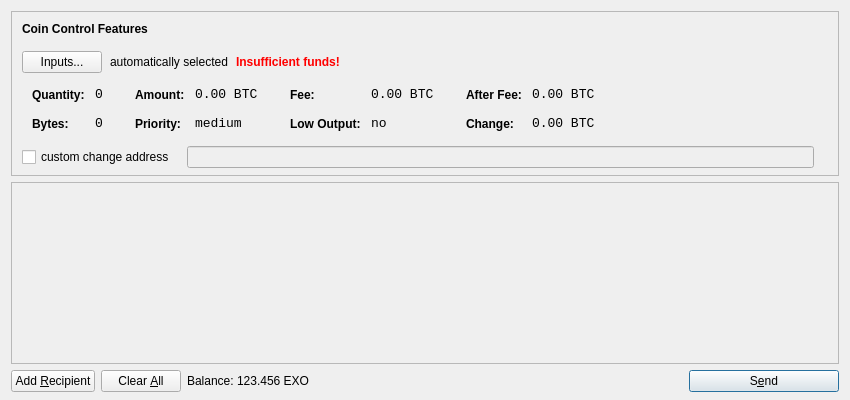
<?xml version="1.0" encoding="UTF-8"?>
<ui version="4.0">
 <class>SendCoinsDialog</class>
 <widget class="QDialog" name="SendCoinsDialog">
  <property name="geometry">
   <rect>
    <x>0</x>
    <y>0</y>
    <width>850</width>
    <height>400</height>
   </rect>
  </property>
  <property name="windowTitle">
   <string>Send Coins</string>
  </property>
  <layout class="QVBoxLayout" name="verticalLayout" stretch="0,1,0">
   <property name="bottomMargin">
    <number>8</number>
   </property>
   <item>
    <widget class="QFrame" name="frameCoinControl">
     <property name="sizePolicy">
      <sizepolicy hsizetype="Expanding" vsizetype="Expanding">
       <horstretch>0</horstretch>
       <verstretch>0</verstretch>
      </sizepolicy>
     </property>
     <property name="maximumSize">
      <size>
       <width>16777215</width>
       <height>16777215</height>
      </size>
     </property>
     <property name="frameShape">
      <enum>QFrame::StyledPanel</enum>
     </property>
     <property name="frameShadow">
      <enum>QFrame::Sunken</enum>
     </property>
     <layout class="QVBoxLayout" name="verticalLayoutCoinControl2">
      <property name="spacing">
       <number>-1</number>
      </property>
      <property name="leftMargin">
       <number>0</number>
      </property>
      <property name="topMargin">
       <number>0</number>
      </property>
      <property name="rightMargin">
       <number>0</number>
      </property>
      <property name="bottomMargin">
       <number>6</number>
      </property>
      <item>
       <layout class="QVBoxLayout" name="verticalLayoutCoinControl" stretch="0,0,0,0,1">
        <property name="spacing">
         <number>0</number>
        </property>
        <property name="leftMargin">
         <number>10</number>
        </property>
        <property name="topMargin">
         <number>10</number>
        </property>
        <item>
         <layout class="QHBoxLayout" name="horizontalLayoutCoinControl1">
          <property name="bottomMargin">
           <number>15</number>
          </property>
          <item>
           <widget class="QLabel" name="labelCoinControlFeatures">
            <property name="sizePolicy">
             <sizepolicy hsizetype="Preferred" vsizetype="Maximum">
              <horstretch>0</horstretch>
              <verstretch>0</verstretch>
             </sizepolicy>
            </property>
            <property name="font">
             <font>
              <weight>75</weight>
              <bold>true</bold>
             </font>
            </property>
            <property name="styleSheet">
             <string notr="true">font-weight:bold;</string>
            </property>
            <property name="text">
             <string>Coin Control Features</string>
            </property>
           </widget>
          </item>
         </layout>
        </item>
        <item>
         <layout class="QHBoxLayout" name="horizontalLayoutCoinControl2" stretch="0,0,0,0">
          <property name="spacing">
           <number>8</number>
          </property>
          <property name="bottomMargin">
           <number>10</number>
          </property>
          <item>
           <widget class="QPushButton" name="pushButtonCoinControl">
            <property name="styleSheet">
             <string notr="true"/>
            </property>
            <property name="text">
             <string>Inputs...</string>
            </property>
           </widget>
          </item>
          <item>
           <widget class="QLabel" name="labelCoinControlAutomaticallySelected">
            <property name="text">
             <string>automatically selected</string>
            </property>
            <property name="margin">
             <number>5</number>
            </property>
           </widget>
          </item>
          <item>
           <widget class="QLabel" name="labelCoinControlInsuffFunds">
            <property name="font">
             <font>
              <weight>75</weight>
              <bold>true</bold>
             </font>
            </property>
            <property name="styleSheet">
             <string notr="true">color:red;font-weight:bold;</string>
            </property>
            <property name="text">
             <string>Insufficient funds!</string>
            </property>
            <property name="margin">
             <number>5</number>
            </property>
           </widget>
          </item>
          <item>
           <spacer name="horizontalSpacerCoinControl">
            <property name="orientation">
             <enum>Qt::Horizontal</enum>
            </property>
            <property name="sizeHint" stdset="0">
             <size>
              <width>40</width>
              <height>1</height>
             </size>
            </property>
           </spacer>
          </item>
         </layout>
        </item>
        <item>
         <widget class="QWidget" name="widgetCoinControl" native="true">
          <property name="sizePolicy">
           <sizepolicy hsizetype="Preferred" vsizetype="Preferred">
            <horstretch>0</horstretch>
            <verstretch>0</verstretch>
           </sizepolicy>
          </property>
          <property name="minimumSize">
           <size>
            <width>0</width>
            <height>0</height>
           </size>
          </property>
          <property name="styleSheet">
           <string notr="true"/>
          </property>
          <layout class="QHBoxLayout" name="horizontalLayoutCoinControl5">
           <property name="margin">
            <number>0</number>
           </property>
           <item>
            <layout class="QHBoxLayout" name="horizontalLayoutCoinControl3" stretch="0,0,0,1">
             <property name="spacing">
              <number>20</number>
             </property>
             <property name="topMargin">
              <number>0</number>
             </property>
             <property name="bottomMargin">
              <number>10</number>
             </property>
             <item>
              <layout class="QFormLayout" name="formLayoutCoinControl1">
               <property name="horizontalSpacing">
                <number>10</number>
               </property>
               <property name="verticalSpacing">
                <number>14</number>
               </property>
               <property name="leftMargin">
                <number>10</number>
               </property>
               <property name="topMargin">
                <number>4</number>
               </property>
               <property name="rightMargin">
                <number>6</number>
               </property>
               <item row="0" column="0">
                <widget class="QLabel" name="labelCoinControlQuantityText">
                 <property name="styleSheet">
                  <string notr="true">font-weight:bold;</string>
                 </property>
                 <property name="text">
                  <string>Quantity:</string>
                 </property>
                 <property name="margin">
                  <number>0</number>
                 </property>
                </widget>
               </item>
               <item row="0" column="1">
                <widget class="QLabel" name="labelCoinControlQuantity">
                 <property name="font">
                  <font>
                   <family>Monospace</family>
                   <pointsize>10</pointsize>
                  </font>
                 </property>
                 <property name="cursor">
                  <cursorShape>IBeamCursor</cursorShape>
                 </property>
                 <property name="contextMenuPolicy">
                  <enum>Qt::ActionsContextMenu</enum>
                 </property>
                 <property name="text">
                  <string notr="true">0</string>
                 </property>
                 <property name="margin">
                  <number>0</number>
                 </property>
                 <property name="textInteractionFlags">
                  <set>Qt::LinksAccessibleByMouse|Qt::TextSelectableByKeyboard|Qt::TextSelectableByMouse</set>
                 </property>
                </widget>
               </item>
               <item row="1" column="0">
                <widget class="QLabel" name="labelCoinControlBytesText">
                 <property name="styleSheet">
                  <string notr="true">font-weight:bold;</string>
                 </property>
                 <property name="text">
                  <string>Bytes:</string>
                 </property>
                </widget>
               </item>
               <item row="1" column="1">
                <widget class="QLabel" name="labelCoinControlBytes">
                 <property name="font">
                  <font>
                   <family>Monospace</family>
                   <pointsize>10</pointsize>
                  </font>
                 </property>
                 <property name="cursor">
                  <cursorShape>IBeamCursor</cursorShape>
                 </property>
                 <property name="contextMenuPolicy">
                  <enum>Qt::ActionsContextMenu</enum>
                 </property>
                 <property name="text">
                  <string notr="true">0</string>
                 </property>
                 <property name="textInteractionFlags">
                  <set>Qt::LinksAccessibleByMouse|Qt::TextSelectableByKeyboard|Qt::TextSelectableByMouse</set>
                 </property>
                </widget>
               </item>
              </layout>
             </item>
             <item>
              <layout class="QFormLayout" name="formLayoutCoinControl2">
               <property name="horizontalSpacing">
                <number>10</number>
               </property>
               <property name="verticalSpacing">
                <number>14</number>
               </property>
               <property name="leftMargin">
                <number>6</number>
               </property>
               <property name="topMargin">
                <number>4</number>
               </property>
               <property name="rightMargin">
                <number>6</number>
               </property>
               <item row="0" column="0">
                <widget class="QLabel" name="labelCoinControlAmountText">
                 <property name="styleSheet">
                  <string notr="true">font-weight:bold;</string>
                 </property>
                 <property name="text">
                  <string>Amount:</string>
                 </property>
                 <property name="margin">
                  <number>0</number>
                 </property>
                </widget>
               </item>
               <item row="0" column="1">
                <widget class="QLabel" name="labelCoinControlAmount">
                 <property name="font">
                  <font>
                   <family>Monospace</family>
                   <pointsize>10</pointsize>
                  </font>
                 </property>
                 <property name="cursor">
                  <cursorShape>IBeamCursor</cursorShape>
                 </property>
                 <property name="contextMenuPolicy">
                  <enum>Qt::ActionsContextMenu</enum>
                 </property>
                 <property name="text">
                  <string notr="true">0.00 BTC</string>
                 </property>
                 <property name="textInteractionFlags">
                  <set>Qt::LinksAccessibleByMouse|Qt::TextSelectableByKeyboard|Qt::TextSelectableByMouse</set>
                 </property>
                </widget>
               </item>
               <item row="1" column="0">
                <widget class="QLabel" name="labelCoinControlPriorityText">
                 <property name="styleSheet">
                  <string notr="true">font-weight:bold;</string>
                 </property>
                 <property name="text">
                  <string>Priority:</string>
                 </property>
                </widget>
               </item>
               <item row="1" column="1">
                <widget class="QLabel" name="labelCoinControlPriority">
                 <property name="font">
                  <font>
                   <family>Monospace</family>
                   <pointsize>10</pointsize>
                  </font>
                 </property>
                 <property name="cursor">
                  <cursorShape>IBeamCursor</cursorShape>
                 </property>
                 <property name="contextMenuPolicy">
                  <enum>Qt::ActionsContextMenu</enum>
                 </property>
                 <property name="text">
                  <string>medium</string>
                 </property>
                 <property name="textInteractionFlags">
                  <set>Qt::LinksAccessibleByMouse|Qt::TextSelectableByKeyboard|Qt::TextSelectableByMouse</set>
                 </property>
                </widget>
               </item>
              </layout>
             </item>
             <item>
              <layout class="QFormLayout" name="formLayoutCoinControl3">
               <property name="horizontalSpacing">
                <number>10</number>
               </property>
               <property name="verticalSpacing">
                <number>14</number>
               </property>
               <property name="leftMargin">
                <number>6</number>
               </property>
               <property name="topMargin">
                <number>4</number>
               </property>
               <property name="rightMargin">
                <number>6</number>
               </property>
               <item row="0" column="0">
                <widget class="QLabel" name="labelCoinControlFeeText">
                 <property name="styleSheet">
                  <string notr="true">font-weight:bold;</string>
                 </property>
                 <property name="text">
                  <string>Fee:</string>
                 </property>
                 <property name="margin">
                  <number>0</number>
                 </property>
                </widget>
               </item>
               <item row="0" column="1">
                <widget class="QLabel" name="labelCoinControlFee">
                 <property name="font">
                  <font>
                   <family>Monospace</family>
                   <pointsize>10</pointsize>
                  </font>
                 </property>
                 <property name="cursor">
                  <cursorShape>IBeamCursor</cursorShape>
                 </property>
                 <property name="contextMenuPolicy">
                  <enum>Qt::ActionsContextMenu</enum>
                 </property>
                 <property name="text">
                  <string notr="true">0.00 BTC</string>
                 </property>
                 <property name="textInteractionFlags">
                  <set>Qt::LinksAccessibleByMouse|Qt::TextSelectableByKeyboard|Qt::TextSelectableByMouse</set>
                 </property>
                </widget>
               </item>
               <item row="1" column="0">
                <widget class="QLabel" name="labelCoinControlLowOutputText">
                 <property name="styleSheet">
                  <string notr="true">font-weight:bold;</string>
                 </property>
                 <property name="text">
                  <string>Low Output:</string>
                 </property>
                </widget>
               </item>
               <item row="1" column="1">
                <widget class="QLabel" name="labelCoinControlLowOutput">
                 <property name="font">
                  <font>
                   <family>Monospace</family>
                   <pointsize>10</pointsize>
                  </font>
                 </property>
                 <property name="cursor">
                  <cursorShape>IBeamCursor</cursorShape>
                 </property>
                 <property name="contextMenuPolicy">
                  <enum>Qt::ActionsContextMenu</enum>
                 </property>
                 <property name="text">
                  <string>no</string>
                 </property>
                 <property name="textInteractionFlags">
                  <set>Qt::LinksAccessibleByMouse|Qt::TextSelectableByKeyboard|Qt::TextSelectableByMouse</set>
                 </property>
                </widget>
               </item>
              </layout>
             </item>
             <item>
              <layout class="QFormLayout" name="formLayoutCoinControl4">
               <property name="horizontalSpacing">
                <number>10</number>
               </property>
               <property name="verticalSpacing">
                <number>14</number>
               </property>
               <property name="leftMargin">
                <number>6</number>
               </property>
               <property name="topMargin">
                <number>4</number>
               </property>
               <property name="rightMargin">
                <number>6</number>
               </property>
               <item row="0" column="0">
                <widget class="QLabel" name="labelCoinControlAfterFeeText">
                 <property name="styleSheet">
                  <string notr="true">font-weight:bold;</string>
                 </property>
                 <property name="text">
                  <string>After Fee:</string>
                 </property>
                 <property name="margin">
                  <number>0</number>
                 </property>
                </widget>
               </item>
               <item row="0" column="1">
                <widget class="QLabel" name="labelCoinControlAfterFee">
                 <property name="font">
                  <font>
                   <family>Monospace</family>
                   <pointsize>10</pointsize>
                  </font>
                 </property>
                 <property name="cursor">
                  <cursorShape>IBeamCursor</cursorShape>
                 </property>
                 <property name="contextMenuPolicy">
                  <enum>Qt::ActionsContextMenu</enum>
                 </property>
                 <property name="text">
                  <string notr="true">0.00 BTC</string>
                 </property>
                 <property name="textInteractionFlags">
                  <set>Qt::LinksAccessibleByMouse|Qt::TextSelectableByKeyboard|Qt::TextSelectableByMouse</set>
                 </property>
                </widget>
               </item>
               <item row="1" column="0">
                <widget class="QLabel" name="labelCoinControlChangeText">
                 <property name="styleSheet">
                  <string notr="true">font-weight:bold;</string>
                 </property>
                 <property name="text">
                  <string>Change:</string>
                 </property>
                </widget>
               </item>
               <item row="1" column="1">
                <widget class="QLabel" name="labelCoinControlChange">
                 <property name="font">
                  <font>
                   <family>Monospace</family>
                   <pointsize>10</pointsize>
                  </font>
                 </property>
                 <property name="cursor">
                  <cursorShape>IBeamCursor</cursorShape>
                 </property>
                 <property name="contextMenuPolicy">
                  <enum>Qt::ActionsContextMenu</enum>
                 </property>
                 <property name="text">
                  <string notr="true">0.00 BTC</string>
                 </property>
                 <property name="textInteractionFlags">
                  <set>Qt::LinksAccessibleByMouse|Qt::TextSelectableByKeyboard|Qt::TextSelectableByMouse</set>
                 </property>
                </widget>
               </item>
              </layout>
             </item>
            </layout>
           </item>
          </layout>
         </widget>
        </item>
        <item>
         <layout class="QHBoxLayout" name="horizontalLayoutCoinControl4" stretch="0,0,0">
          <property name="spacing">
           <number>12</number>
          </property>
          <property name="sizeConstraint">
           <enum>QLayout::SetDefaultConstraint</enum>
          </property>
          <property name="topMargin">
           <number>5</number>
          </property>
          <property name="rightMargin">
           <number>5</number>
          </property>
          <item>
           <widget class="QCheckBox" name="checkBoxCoinControlChange">
            <property name="text">
             <string>custom change address</string>
            </property>
           </widget>
          </item>
          <item>
           <widget class="QLineEdit" name="lineEditCoinControlChange">
            <property name="enabled">
             <bool>false</bool>
            </property>
            <property name="sizePolicy">
             <sizepolicy hsizetype="Expanding" vsizetype="Fixed">
              <horstretch>0</horstretch>
              <verstretch>0</verstretch>
             </sizepolicy>
            </property>
           </widget>
          </item>
          <item>
           <widget class="QLabel" name="labelCoinControlChangeLabel">
            <property name="sizePolicy">
             <sizepolicy hsizetype="Preferred" vsizetype="Expanding">
              <horstretch>0</horstretch>
              <verstretch>0</verstretch>
             </sizepolicy>
            </property>
            <property name="minimumSize">
             <size>
              <width>0</width>
              <height>0</height>
             </size>
            </property>
            <property name="text">
             <string/>
            </property>
            <property name="margin">
             <number>3</number>
            </property>
           </widget>
          </item>
         </layout>
        </item>
        <item>
         <spacer name="verticalSpacerCoinControl">
          <property name="orientation">
           <enum>Qt::Vertical</enum>
          </property>
          <property name="sizeHint" stdset="0">
           <size>
            <width>800</width>
            <height>1</height>
           </size>
          </property>
         </spacer>
        </item>
       </layout>
      </item>
     </layout>
    </widget>
   </item>
   <item>
    <widget class="QScrollArea" name="scrollArea">
     <property name="widgetResizable">
      <bool>true</bool>
     </property>
     <widget class="QWidget" name="scrollAreaWidgetContents">
      <property name="geometry">
       <rect>
        <x>0</x>
        <y>0</y>
        <width>830</width>
        <height>165</height>
       </rect>
      </property>
      <layout class="QVBoxLayout" name="verticalLayout_2">
       <property name="margin">
        <number>0</number>
       </property>
       <item>
        <layout class="QVBoxLayout" name="entries">
         <property name="spacing">
          <number>6</number>
         </property>
        </layout>
       </item>
       <item>
        <spacer name="verticalSpacer">
         <property name="orientation">
          <enum>Qt::Vertical</enum>
         </property>
         <property name="sizeHint" stdset="0">
          <size>
           <width>20</width>
           <height>40</height>
          </size>
         </property>
        </spacer>
       </item>
      </layout>
     </widget>
    </widget>
   </item>
   <item>
    <layout class="QHBoxLayout" name="horizontalLayout">
     <item>
      <widget class="QPushButton" name="addButton">
       <property name="toolTip">
        <string>Send to multiple recipients at once</string>
       </property>
       <property name="text">
        <string>Add &amp;Recipient</string>
       </property>
       <property name="icon">
        <iconset resource="../bitcoin.qrc">
         <normaloff>:/icons/add</normaloff>:/icons/add</iconset>
       </property>
       <property name="autoDefault">
        <bool>false</bool>
       </property>
      </widget>
     </item>
     <item>
      <widget class="QPushButton" name="clearButton">
       <property name="sizePolicy">
        <sizepolicy hsizetype="Minimum" vsizetype="Fixed">
         <horstretch>0</horstretch>
         <verstretch>0</verstretch>
        </sizepolicy>
       </property>
       <property name="toolTip">
        <string>Remove all transaction fields</string>
       </property>
       <property name="text">
        <string>Clear &amp;All</string>
       </property>
       <property name="icon">
        <iconset resource="../bitcoin.qrc">
         <normaloff>:/icons/remove</normaloff>:/icons/remove</iconset>
       </property>
       <property name="autoRepeatDelay">
        <number>300</number>
       </property>
       <property name="autoDefault">
        <bool>false</bool>
       </property>
      </widget>
     </item>
     <item>
      <layout class="QHBoxLayout" name="horizontalLayout_2">
       <property name="spacing">
        <number>3</number>
       </property>
       <item>
        <widget class="QLabel" name="label">
         <property name="text">
          <string>Balance:</string>
         </property>
        </widget>
       </item>
       <item>
        <widget class="QLabel" name="labelBalance">
         <property name="cursor">
          <cursorShape>IBeamCursor</cursorShape>
         </property>
         <property name="text">
          <string>123.456 EXO</string>
         </property>
         <property name="textInteractionFlags">
          <set>Qt::LinksAccessibleByMouse|Qt::TextSelectableByKeyboard|Qt::TextSelectableByMouse</set>
         </property>
        </widget>
       </item>
      </layout>
     </item>
     <item>
      <spacer name="horizontalSpacer">
       <property name="orientation">
        <enum>Qt::Horizontal</enum>
       </property>
       <property name="sizeHint" stdset="0">
        <size>
         <width>40</width>
         <height>20</height>
        </size>
       </property>
      </spacer>
     </item>
     <item>
      <widget class="QPushButton" name="sendButton">
       <property name="minimumSize">
        <size>
         <width>150</width>
         <height>0</height>
        </size>
       </property>
       <property name="toolTip">
        <string>Confirm the send action</string>
       </property>
       <property name="text">
        <string>S&amp;end</string>
       </property>
       <property name="icon">
        <iconset resource="../bitcoin.qrc">
         <normaloff>:/icons/send</normaloff>:/icons/send</iconset>
       </property>
       <property name="default">
        <bool>true</bool>
       </property>
      </widget>
     </item>
    </layout>
   </item>
  </layout>
 </widget>
 <resources>
  <include location="../bitcoin.qrc"/>
 </resources>
 <connections/>
</ui>
